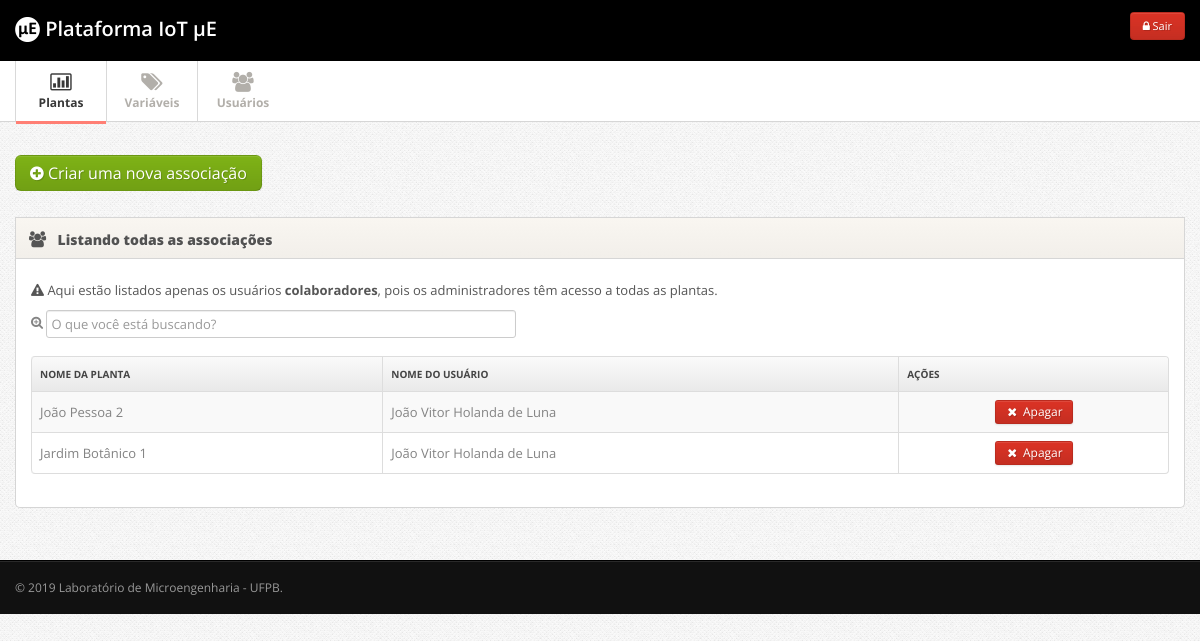
/admin/index.php?p=associar_usuarios (signed in), run on an earlier commit of the app's database.
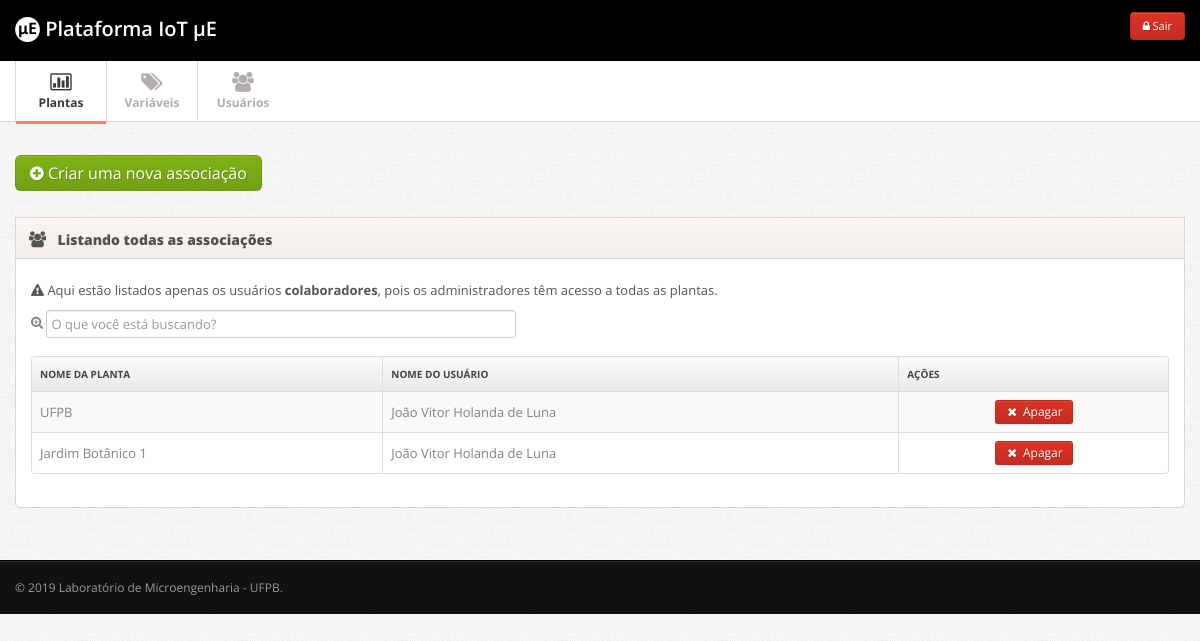
And on a later commit of the database.
### tables this page shows
CREATE TABLE IF NOT EXISTS `acesso_plantas_usuarios` (
  `id` int(11) NOT NULL AUTO_INCREMENT,
  `id_planta` int(11) NOT NULL,
  `id_usuario` int(11) NOT NULL,
  PRIMARY KEY (`id`),
  KEY `id_planta` (`id_planta`) USING BTREE,
  KEY `fk_acesso_usuarios` (`id_usuario`)
);

CREATE TABLE IF NOT EXISTS `plantas` (
  `id` int(11) NOT NULL AUTO_INCREMENT,
  `nome` varchar(200) NOT NULL,
  `localizacao` varchar(200) NOT NULL,
  `inicio_operacao` varchar(50) NOT NULL,
  `responsavel` varchar(200) NOT NULL,
  `imagem` varchar(200) NOT NULL,
  `codigo_google_maps` text NOT NULL,
  PRIMARY KEY (`id`)
);

CREATE TABLE IF NOT EXISTS `usuarios` (
  `id` int(11) NOT NULL AUTO_INCREMENT,
  `nome` varchar(220) NOT NULL,
  `email` varchar(520) NOT NULL,
  `senha` varchar(50) NOT NULL,
  `nivel_acesso` int(11) NOT NULL,
  PRIMARY KEY (`id`)
);

### admin/associar_usuarios.php (the view, shortened to what this page needs)
<?php
if(isset($_GET['acao'])){
	$acao = $_GET['acao'];
} else{
	$acao = 'gerenciar';
}
if($acao == 'gerenciar'){
?>
	      <div class="row">
	      	<div class="span12">
            <div class="widget">
              <a href="javascript:void();" onclick="location.href='index.php?p=associar_usuarios&acao=cadastrar';" class="btn btn-large btn-success btn-support-ask"><i class="icon-plus-sign"></i> Criar uma nova associação</a>
            </div>
	      		<div class="widget">
					<div class="widget-header">
						<i class="icon-group"></i>
					<h3>Listando todas as associações</h3>
					</div>
					<div class="widget-content">
            <p class="help-block"><i class="icon-warning-sign"></i> Aqui estão listados apenas os usuários <b>colaboradores</b>, pois os administradores têm acesso a todas as plantas.</p>
            <table class="table table-striped table-bordered" id="tabela">
              <div id="tabela_busca" class="form-horizontal">
              <fieldset>
              <div class="control-group">
                <i class="icon-zoom-in"></i> <input class="span5 m-wrap" id="appendedInputButton" type="text" placeholder="O que você está buscando?">
              </div>
              </fieldset>
              </div>
              <thead>
                <tr>
                  <th> Nome da planta </th>
                  <th> Nome do usuário</th>
                  <th class="td-actions"> Ações </th>
                </tr>
              </thead>
              <tbody>
              <?php
              $query = "SELECT * FROM acesso_plantas_usuarios";
              $resultados = mysqli_query($conn, $query);
              while($resultado = mysqli_fetch_array($resultados)){
          		if(isset($resultado)){
                $id = $resultado['id'];
                $id_usuario = $resultado['id_usuario'];
                $id_planta = $resultado['id_planta'];
                  $query_planta = "SELECT nome FROM plantas WHERE id = $id_planta";
                  $resultados_planta = mysqli_query($conn, $query_planta);
                  $nome_planta = mysqli_fetch_assoc($resultados_planta);
                  $nome_planta = $nome_planta['nome'];
                  $query_usuario = "SELECT nome FROM usuarios WHERE id = $id_usuario";
                  $resultados_usuario = mysqli_query($conn, $query_usuario);
                  $nome_usuario = mysqli_fetch_assoc($resultados_usuario);
                  $nome_usuario = $nome_usuario['nome'];
              }
              ?>
              <tr>
                <td><?php echo $nome_planta; ?></td>
                <td><?php echo $nome_usuario; ?></td>
                <td class="td-actions">
                <center>
                  <a href="index.php?p=associar_usuarios&acao=apagar&id=<?php echo $id; ?>" class="btn btn-danger btn-small"><i class="btn-icon-only icon-remove"> </i> Apagar</a>
                </center>
                </td>
              </tr>
							<?php
              }
              ?>
              </tbody>
            </table>
					</div>
				</div>
		    </div>
	      </div>
<?php
}
?>

What changed in the data, as far as the page shows it:
changed through a linked row, acesso_plantas_usuarios: id_planta.nome "João Pessoa 2" → "UFPB"
